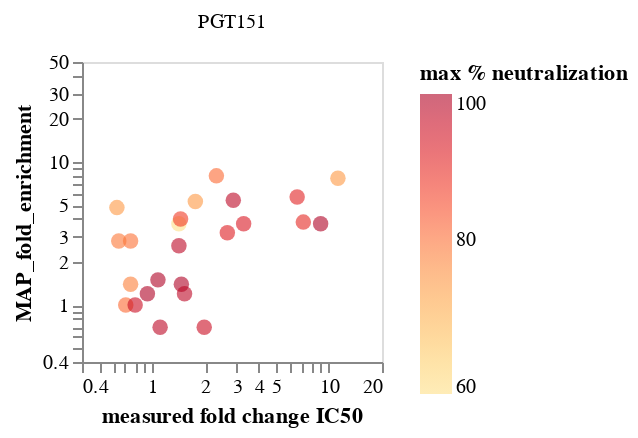

The notebook cell this image was saved under:
### Markdown cell above
The following cells produce figures for the paper:

### Code cell
# Figure for paper
PGT151_fold_changes = (
    validation_vs_prediction.query('antibody=="PGT151"')
    .rename(columns={"median_IC50": "predicted IC50"})
    .query("aa_substitutions != ''")
    [["antibody", 
      "aa_substitutions", 
      "measured IC50",
      "MAP_fold_enrichment",
      "predicted IC50", 
      "max % neutralization", 
      "times_seen", 
      "frac_models",
      "n_models"]]
    .merge(
        validation_vs_prediction.query('antibody=="PGT151"')
        .rename(columns={"median_IC50": "predicted IC50"})
        .query("aa_substitutions == ''")
        [["antibody", "measured IC50", "predicted IC50"]],
        on="antibody",
        how="left",
        validate="many_to_one",
        suffixes=[" mutant", " unmutated"],
    )
    .assign(
        measured_fold_change=lambda x: x["measured IC50 mutant"] / x["measured IC50 unmutated"],
        predicted_fold_change=lambda x: x["predicted IC50 mutant"] / x["predicted IC50 unmutated"],
    )
)

antibody_df = PGT151_fold_changes.query("frac_models>=.5").query("antibody=='PGT151'")
antibody_df["MAP_fold_enrichment"] = antibody_df["MAP_fold_enrichment"].astype(float)
print(f"PGT151")
slope, intercept, r_value, p_value, std_err = stats.linregress(
    antibody_df["MAP_fold_enrichment"].astype(float),
    antibody_df["measured_fold_change"].astype(float))
print(f"MAP fold change correlation: {round(r_value**2,3)}")

corr_chart = (
    alt.Chart(antibody_df.query("frac_models>=.5"))
    .encode(
        x=alt.X(
            "measured_fold_change",
            title="measured fold change IC50",
            scale=alt.Scale(type="log", domain=(.4, 20)),
        ),
        y=alt.Y(
            "MAP_fold_enrichment",
            scale=alt.Scale(type="log", domain=(.4, 50)),
        ),
        facet=alt.Facet("antibody", columns=4, title=None),
        color=alt.Color("max % neutralization", 
                        title="max % neutralization", 
                        scale=alt.Scale(scheme='yelloworangered')),        tooltip=[
            alt.Tooltip(c, format=".3g") if antibody_df[c].dtype == float
            else c
            for c in antibody_df.columns.tolist()
        ],
    )
    .mark_circle(filled=True, size=60, opacity=0.6)
    .configure_axis(grid=False)
    .resolve_scale(y="independent", x="independent")
    .properties(width=150, height=150)
)

corr_chart

### Figure 1 — Vega-Lite specification as saved in the notebook (floating-point values rounded to 4 significant figures)
{"config": {"view": {"continuousWidth": 300, "continuousHeight": 300}, "axis": {"grid": false}}, "data": {"name": "data-5b48bd2eb25c31aa4eafcbb2ae91f151"}, "mark": {"type": "circle", "filled": true, "opacity": 0.6, "size": 60}, "encoding": {"color": {"field": "max % neutralization", "scale": {"scheme": "yelloworangered"}, "title": "max % neutralization", "type": "quantitative"}, "facet": {"columns": 4, "field": "antibody", "title": null, "type": "nominal"}, "tooltip": [{"field": "antibody", "type": "nominal"}, {"field": "aa_substitutions", "type": "nominal"}, {"field": "measured IC50 mutant", "format": ".3g", "type": "quantitative"}, {"field": "MAP_fold_enrichment", "format": ".3g", "type": "quantitative"}, {"field": "predicted IC50 mutant", "format": ".3g", "type": "quantitative"}, {"field": "max % neutralization", "type": "quantitative"}, {"field": "times_seen", "format": ".3g", "type": "quantitative"}, {"field": "frac_models", "format": ".3g", "type": "quantitative"}, {"field": "n_models", "type": "quantitative"}, {"field": "measured IC50 unmutated", "format": ".3g", "type": "quantitative"}, {"field": "predicted IC50 unmutated", "format": ".3g", "type": "quantitative"}, {"field": "measured_fold_change", "format": ".3g", "type": "quantitative"}, {"field": "predicted_fold_change", "format": ".3g", "type": "quantitative"}], "x": {"field": "measured_fold_change", "scale": {"domain": [0.4, 20], "type": "log"}, "title": "measured fold change IC50", "type": "quantitative"}, "y": {"field": "MAP_fold_enrichment", "scale": {"domain": [0.4, 50], "type": "log"}, "type": "quantitative"}}, "height": 150, "resolve": {"scale": {"x": "independent", "y": "independent"}}, "width": 150, "$schema": "https://vega.github.io/schema/vega-lite/v5.2.0.json", "datasets": {"data-5b48bd2eb25c31aa4eafcbb2ae91f151": [{"antibody": "PGT151", "aa_substitutions": "E647G", "measured IC50 mutant": 0.114, "MAP_fold_enrichment": 5.3, "predicted IC50 mutant": 0.531, "max % neutralization": 74, "times_seen": 4.667, "frac_models": 1.0, "n_models": 3, "measured IC50 unmutated": 0.065, "predicted IC50 unmutated": 0.1311, "measured_fold_change": 1.754, "predicted_fold_change": 4.05}, {"antibody": "PGT151", "aa_substitutions": "E648A", "measured IC50 mutant": 0.061, "MAP_fold_enrichment": 1.2, "predicted IC50 mutant": 0.1323, "max % neutralization": 100, "times_seen": 4.0, "frac_models": 1.0, "n_models": 3, "measured IC50 unmutated": 0.065, "predicted IC50 unmutated": 0.1311, "measured_fold_change": 0.9385, "predicted_fold_change": 1.009}, {"antibody": "PGT151", "aa_substitutions": "E648D", "measured IC50 mutant": 0.072, "MAP_fold_enrichment": 0.7, "predicted IC50 mutant": 0.1298, "max % neutralization": 98, "times_seen": 10.33, "frac_models": 1.0, "n_models": 3, "measured IC50 unmutated": 0.065, "predicted IC50 unmutated": 0.1311, "measured_fold_change": 1.108, "predicted_fold_change": 0.9902}, {"antibody": "PGT151", "aa_substitutions": "E648H", "measured IC50 mutant": 0.07, "MAP_fold_enrichment": 1.5, "predicted IC50 mutant": 0.2027, "max % neutralization": 100, "times_seen": 4.333, "frac_models": 1.0, "n_models": 3, "measured IC50 unmutated": 0.065, "predicted IC50 unmutated": 0.1311, "measured_fold_change": 1.077, "predicted_fold_change": 1.546}, {"antibody": "PGT151", "aa_substitutions": "E648K", "measured IC50 mutant": 0.7317, "MAP_fold_enrichment": 7.7, "predicted IC50 mutant": 3.841, "max % neutralization": 74, "times_seen": 9.333, "frac_models": 1.0, "n_models": 3, "measured IC50 unmutated": 0.065, "predicted IC50 unmutated": 0.1311, "measured_fold_change": 11.26, "predicted_fold_change": 29.3}, {"antibody": "PGT151", "aa_substitutions": "E648R", "measured IC50 mutant": 0.584, "MAP_fold_enrichment": 3.7, "predicted IC50 mutant": 1.123, "max % neutralization": 100, "times_seen": 3.333, "frac_models": 1.0, "n_models": 3, "measured IC50 unmutated": 0.065, "predicted IC50 unmutated": 0.1311, "measured_fold_change": 8.985, "predicted_fold_change": 8.569}, {"antibody": "PGT151", "aa_substitutions": "I641A", "measured IC50 mutant": 0.095, "MAP_fold_enrichment": 1.4, "predicted IC50 mutant": 0.1358, "max % neutralization": 100, "times_seen": 6.333, "frac_models": 1.0, "n_models": 3, "measured IC50 unmutated": 0.065, "predicted IC50 unmutated": 0.1311, "measured_fold_change": 1.462, "predicted_fold_change": 1.036}, {"antibody": "PGT151", "aa_substitutions": "I641E", "measured IC50 mutant": 0.099, "MAP_fold_enrichment": 1.2, "predicted IC50 mutant": 0.131, "max % neutralization": 98, "times_seen": 5.667, "frac_models": 1.0, "n_models": 3, "measured IC50 unmutated": 0.065, "predicted IC50 unmutated": 0.1311, "measured_fold_change": 1.523, "predicted_fold_change": 0.9991}, {"antibody": "PGT151", "aa_substitutions": "I641K", "measured IC50 mutant": 0.43, "MAP_fold_enrichment": 5.7, "predicted IC50 mutant": 1.716, "max % neutralization": 91, "times_seen": 11.0, "frac_models": 1.0, "n_models": 3, "measured IC50 unmutated": 0.065, "predicted IC50 unmutated": 0.1311, "measured_fold_change": 6.615, "predicted_fold_change": 13.09}, {"antibody": "PGT151", "aa_substitutions": "I641R", "measured IC50 mutant": 0.173, "MAP_fold_enrichment": 3.2, "predicted IC50 mutant": 0.1419, "max % neutralization": 92, "times_seen": 2.667, "frac_models": 1.0, "n_models": 3, "measured IC50 unmutated": 0.065, "predicted IC50 unmutated": 0.1311, "measured_fold_change": 2.662, "predicted_fold_change": 1.082}, {"antibody": "PGT151", "aa_substitutions": "L645A", "measured IC50 mutant": 0.128, "MAP_fold_enrichment": 0.7, "predicted IC50 mutant": 0.1427, "max % neutralization": 96, "times_seen": 1.0, "frac_models": 0.6667, "n_models": 2, "measured IC50 unmutated": 0.065, "predicted IC50 unmutated": 0.1311, "measured_fold_change": 1.969, "predicted_fold_change": 1.088}, {"antibody": "PGT151", "aa_substitutions": "L645K", "measured IC50 mutant": 0.466, "MAP_fold_enrichment": 3.8, "predicted IC50 mutant": 1.926, "max % neutralization": 90, "times_seen": 10.67, "frac_models": 1.0, "n_models": 3, "measured IC50 unmutated": 0.065, "predicted IC50 unmutated": 0.1311, "measured_fold_change": 7.169, "predicted_fold_change": 14.69}, {"antibody": "PGT151", "aa_substitutions": "L645R", "measured IC50 mutant": 0.214, "MAP_fold_enrichment": 3.7, "predicted IC50 mutant": 0.1377, "max % neutralization": 93, "times_seen": 4.667, "frac_models": 1.0, "n_models": 3, "measured IC50 unmutated": 0.065, "predicted IC50 unmutated": 0.1311, "measured_fold_change": 3.292, "predicted_fold_change": 1.05}, {"antibody": "PGT151", "aa_substitutions": "N611S", "measured IC50 mutant": 0.187, "MAP_fold_enrichment": 5.4, "predicted IC50 mutant": 0.5135, "max % neutralization": 98, "times_seen": 3.0, "frac_models": 1.0, "n_models": 3, "measured IC50 unmutated": 0.065, "predicted IC50 unmutated": 0.1311, "measured_fold_change": 2.877, "predicted_fold_change": 3.917}, {"antibody": "PGT151", "aa_substitutions": "N637A", "measured IC50 mutant": 0.046, "MAP_fold_enrichment": 1.0, "predicted IC50 mutant": 0.1309, "max % neutralization": 81, "times_seen": 1.333, "frac_models": 1.0, "n_models": 3, "measured IC50 unmutated": 0.065, "predicted IC50 unmutated": 0.1311, "measured_fold_change": 0.7077, "predicted_fold_change": 0.9987}, {"antibody": "PGT151", "aa_substitutions": "N637G", "measured IC50 mutant": 0.049, "MAP_fold_enrichment": 2.8, "predicted IC50 mutant": 0.131, "max % neutralization": 80, "times_seen": 1.667, "frac_models": 1.0, "n_models": 3, "measured IC50 unmutated": 0.065, "predicted IC50 unmutated": 0.1311, "measured_fold_change": 0.7538, "predicted_fold_change": 0.9992}, {"antibody": "PGT151", "aa_substitutions": "N637K", "measured IC50 mutant": 0.092, "MAP_fold_enrichment": 3.7, "predicted IC50 mutant": 0.4487, "max % neutralization": 59, "times_seen": 9.333, "frac_models": 1.0, "n_models": 3, "measured IC50 unmutated": 0.065, "predicted IC50 unmutated": 0.1311, "measured_fold_change": 1.415, "predicted_fold_change": 3.423}, {"antibody": "PGT151", "aa_substitutions": "Q640R", "measured IC50 mutant": 0.092, "MAP_fold_enrichment": 2.6, "predicted IC50 mutant": 0.2231, "max % neutralization": 98, "times_seen": 16.0, "frac_models": 1.0, "n_models": 3, "measured IC50 unmutated": 0.065, "predicted IC50 unmutated": 0.1311, "measured_fold_change": 1.415, "predicted_fold_change": 1.701}, {"antibody": "PGT151", "aa_substitutions": "S612P", "measured IC50 mutant": 0.15, "MAP_fold_enrichment": 8.0, "predicted IC50 mutant": 0.7096, "max % neutralization": 81, "times_seen": 2.333, "frac_models": 1.0, "n_models": 3, "measured IC50 unmutated": 0.065, "predicted IC50 unmutated": 0.1311, "measured_fold_change": 2.308, "predicted_fold_change": 5.413}, {"antibody": "PGT151", "aa_substitutions": "T639A", "measured IC50 mutant": 0.049, "MAP_fold_enrichment": 1.4, "predicted IC50 mutant": 0.1335, "max % neutralization": 78, "times_seen": 9.333, "frac_models": 1.0, "n_models": 3, "measured IC50 unmutated": 0.065, "predicted IC50 unmutated": 0.1311, "measured_fold_change": 0.7538, "predicted_fold_change": 1.019}, {"antibody": "PGT151", "aa_substitutions": "T639K", "measured IC50 mutant": 0.041, "MAP_fold_enrichment": 4.8, "predicted IC50 mutant": 0.2843, "max % neutralization": 74, "times_seen": 8.333, "frac_models": 1.0, "n_models": 3, "measured IC50 unmutated": 0.065, "predicted IC50 unmutated": 0.1311, "measured_fold_change": 0.6308, "predicted_fold_change": 2.169}, {"antibody": "PGT151", "aa_substitutions": "T639R", "measured IC50 mutant": 0.042, "MAP_fold_enrichment": 2.8, "predicted IC50 mutant": 0.1334, "max % neutralization": 79, "times_seen": 4.333, "frac_models": 1.0, "n_models": 3, "measured IC50 unmutated": 0.065, "predicted IC50 unmutated": 0.1311, "measured_fold_change": 0.6462, "predicted_fold_change": 1.018}, {"antibody": "PGT151", "aa_substitutions": "T644A", "measured IC50 mutant": 0.052, "MAP_fold_enrichment": 1.0, "predicted IC50 mutant": 0.1251, "max % neutralization": 96, "times_seen": 8.667, "frac_models": 1.0, "n_models": 3, "measured IC50 unmutated": 0.065, "predicted IC50 unmutated": 0.1311, "measured_fold_change": 0.8, "predicted_fold_change": 0.9542}, {"antibody": "PGT151", "aa_substitutions": "T644R", "measured IC50 mutant": 0.094, "MAP_fold_enrichment": 4.0, "predicted IC50 mutant": 0.3183, "max % neutralization": 87, "times_seen": 4.0, "frac_models": 1.0, "n_models": 3, "measured IC50 unmutated": 0.065, "predicted IC50 unmutated": 0.1311, "measured_fold_change": 1.446, "predicted_fold_change": 2.428}]}}
